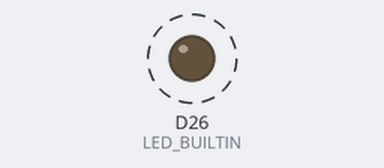
Simulated run of this sketch. Board: Arduino Due. Shown: output pins drawn as LEDs (lit = HIGH). Dashed ring = blinking. What the sketch prints to the serial monitor is not drawn.

Above: at 2.2 s.
Timing chart, 0 to 7.8 s (numbered marks = the images above):
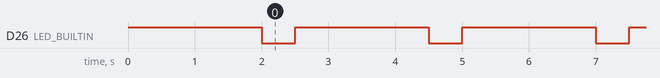

Measured:
- by itself, D26 (LED_BUILTIN): alternates HIGH for 2.0 s and LOW for 0.50 s

The sketch:

raw_serial_midi_test.ino
```cpp
// Simple test program to test MIDI library on SAMD21 board


#define LED_BUILTIN            26      //TX led
#define LED_ON                 LOW
#define LED_OFF               HIGH
#define MIDI_Serial           Serial1
#define MIDI_RATE             32150
#define MIDI_NOTEON           0x08              // MIDI Message type: NoteOn
#define MIDI_NOTEOFF          0x09              // MIDI Message type: NoteOff
#define MIDI_CC               0x0B              // MIDI Message type: Continous Control

void setup() {
  pinMode(LED_BUILTIN, OUTPUT);
  digitalWrite(LED_BUILTIN, LED_OFF);
  MIDI_Serial.begin(MIDI_RATE);
  SerialUSB.begin(115200);
  delay(2000);                                  // Wait for serial monitor to become available
#if defined(ARDUINO_ARCH_SAMD)
  SerialUSB.println("ARDUINO_ARCH_SAMD");
#endif
}

void midi_send( const uint8_t message_type, uint8_t channel, uint8_t data1, uint8_t data2)
{
  uint8_t status_byte = (uint8_t) (message_type<<4) | channel; // First nibble: message type, second nibble: channel

  if ( channel > 15 ) channel = 15;     // ensure that channel is in the range 0...15
  status_byte |= 0x80;                  // Extra insurance: set msb of status byte
  data1 &= 0x7F;                        // and clear msb of data bytes
  data2 &= 0x7F;

  MIDI_Serial.write(status_byte);
  MIDI_Serial.write(data1);
  MIDI_Serial.write(data2);
}

void loop() {
//  #if defined(ARDUINO_ARCH_SAMD)
//  SerialUSB.println("ARDUINO_ARCH_SAMD");
//#endif
  SerialUSB.println("Sending note on");
  digitalWrite(LED_BUILTIN, LED_ON);
  midi_send(MIDI_NOTEON, 0, 24, 64);   // Channel 0, middle C, normal velocity
  delay(500);
  SerialUSB.println("Sending note off");
  digitalWrite(LED_BUILTIN, LED_OFF);
  midi_send(MIDI_NOTEOFF, 0, 24, 64);   // Channel 0, middle C, normal velocity
  delay(2000);
}
```
